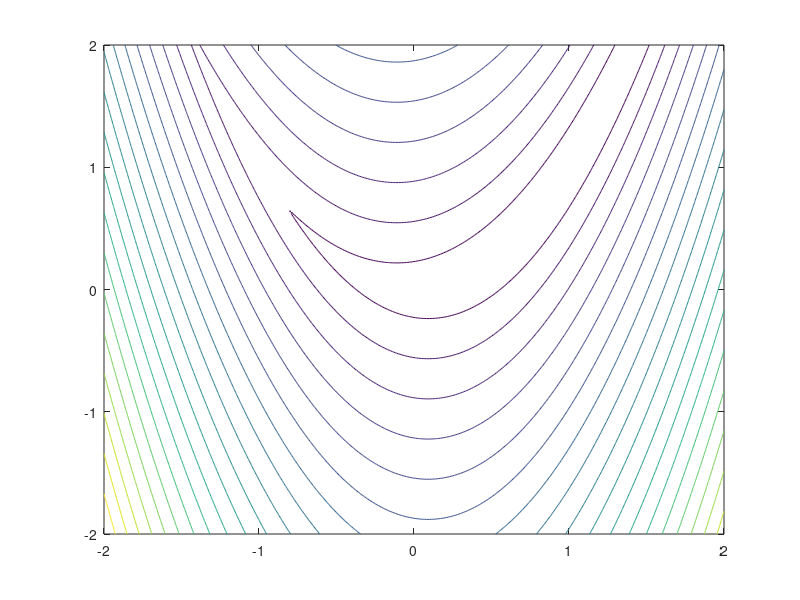

The MATLAB script that drew this image: (Note: this script raises an error after producing the figure.)
%Problem 3 (b)

% [X, Y] = meshgrid(-2:0.01:2);
% Z = 10 .* (Y - X.^2).^2 + (1 - X).^2;
% contour(X,Y,Z,20)
% hold on
% 
% k = 1;
% x0= [-0.9, 1.7]';
% H0= eye(2,2);
% tolerance=1e-9;
% max_iter=1000;
% x{1} = x0;
% H{1} = H0;
% I = eye(2,2);
% max_line_iter = 20;
% while norm(gf1(x{k}(1), x{k}(2))) > tolerance && k < max_iter
%     log_df(k) = log(f1(x{k}(1), x{k}(2)) - 0);% Store the distance from f(x_k) to f*
%     p{k} = - H{k} * gf1(x{k}(1), x{k}(2));
%     alpha(k) = awline1(x{k}, p{k}, max_line_iter)
%     if alpha(k) == -999
%         break
%     else
%         x{k+1} = x{k} + alpha(k) * p{k};
%         s{k} = alpha(k) * p{k};
%         y{k} = gf1(x{k+1}(1), x{k+1}(2)) - gf1(x{k}(1), x{k}(2));
%         H{k+1} = (I - (s{k} * y{k}') / (s{k}' * y{k}) ) * H{k} * (I - (y{k} * s{k}') / (s{k}' * y{k}) ) + (s{k} * s{k}') / (s{k}' * y{k});
%         k = k + 1;
%     end
%     quiver(x{k-1}(1),x{k-1}(2),x{k}(1)-x{k-1}(1),x{k}(2)-x{k-1}(2),'LineWidth',2)
% end
% x_min = x{k};
% % quiver(-2,1,4,0,'r')
% 
% %
% % [X, Y] = meshgrid(-5:0.1:5);
% % Z = 10 .* (Y - X.^2).^2 + (1 - X).^2;
% % surf(X,Y,Z)
% % hold on
% % quiver3(-2,1,0,4,0,0,'r')


%Problem 3 (b)

[X, Y] = meshgrid(-2:0.01:2);
Z = 10 .* abs(Y - X.^2) + (1 - X).^2;
contour(X,Y,Z,20)
hold on

k = 1;
x0= [-0.9, 1.7]';
H0= eye(2,2);
tolerance=1e-9;
max_iter=1000;
x{1} = x0;
H{1} = H0;
I = eye(2,2);
max_line_iter = 20;
while norm(gf2(x{k}(1), x{k}(2))) > tolerance && k < max_iter
    log_df(k) = log(f2(x{k}(1), x{k}(2)) - 0);% Store the distance from f(x_k) to f*
    p{k} = - H{k} * gf2(x{k}(1), x{k}(2));
    alpha(k) = awline2(x{k}, p{k}, max_line_iter)
    if alpha(k) == -999
        break
    else
        x{k+1} = x{k} + alpha(k) * p{k};
        s{k} = alpha(k) * p{k};
        y{k} = gf2(x{k+1}(1), x{k+1}(2)) - gf2(x{k}(1), x{k}(2));
        H{k+1} = (I - (s{k} * y{k}') / (s{k}' * y{k}) ) * H{k} * (I - (y{k} * s{k}') / (s{k}' * y{k}) ) + (s{k} * s{k}') / (s{k}' * y{k});
        k = k + 1;
    end
    quiver(x{k-1}(1),x{k-1}(2),x{k}(1)-x{k-1}(1),x{k}(2)-x{k-1}(2),'LineWidth',2)
end
x_min = x{k};